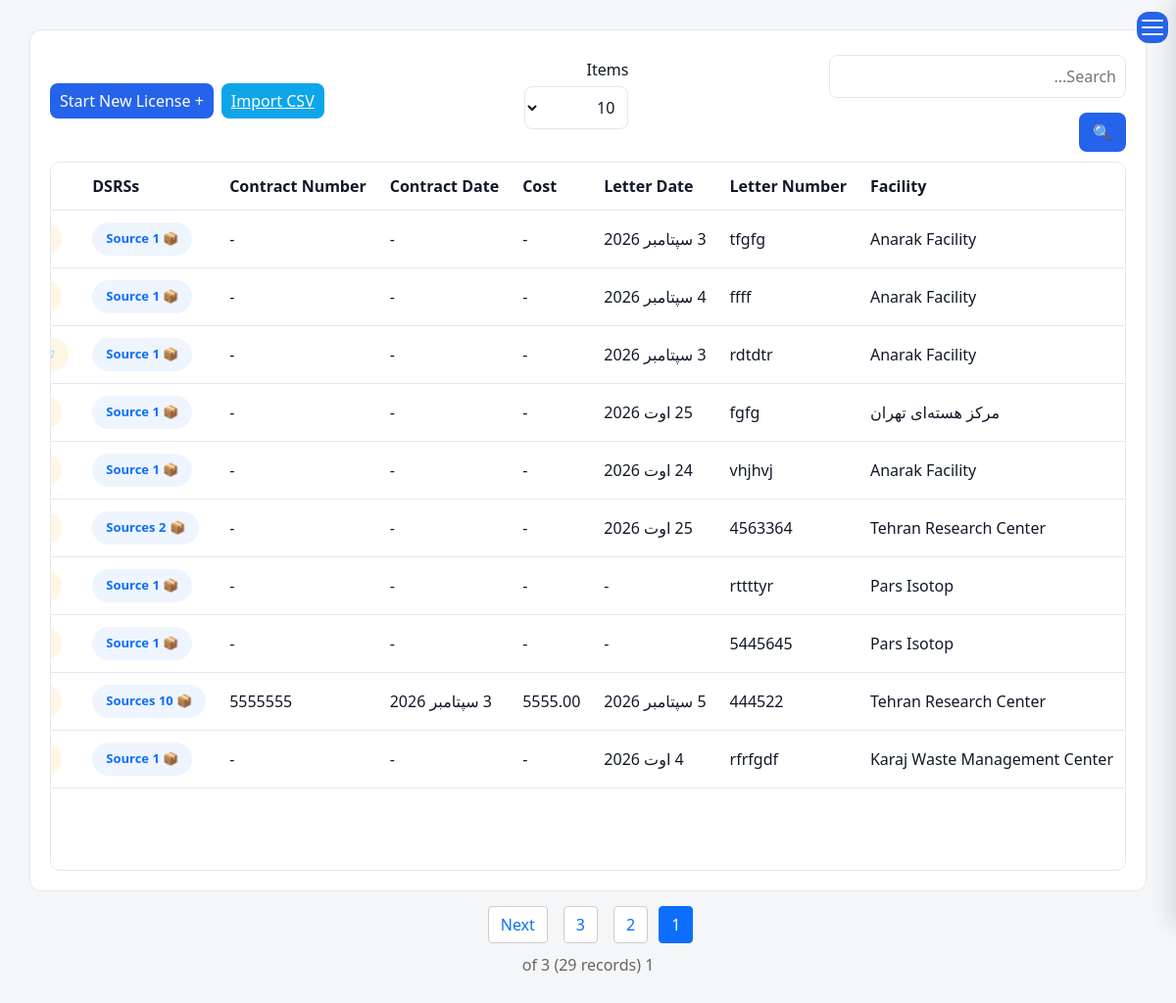
Page /operations/licenses/ (signed in) on the committed database.
### operations/models.py (models this page shows, shortened)
class LicenseRequest(models.Model):
    facility = models.ForeignKey(
        FacilityModel,
        on_delete=models.PROTECT,
        related_name="license_requests",
    )
    letter_number = models.CharField(_("Letter Number"),
        max_length=100,
        blank=True,
        null=True,
    )
    letter_date = models.DateField(_("Letter Date"),
        blank=True,
        null=True,
    )
    discount_requested = models.BooleanField(
        _("Discount Requested"),
        default=False,
        help_text=_("If checked, the request routes to the CEO for signature after the Deputy, before Contracts."),
    )
    discount_notes = models.TextField(
        _("Discount Notes"),
        blank=True,
        null=True,
        help_text=_("Written by the creator when requesting; the CEO can edit/add to it at sign time."),
    )
    status = models.CharField( _("Status"),
        max_length=20,
        choices=LicenseStatus.choices,
        default=LicenseStatus.DRAFT,
    )
    status_date = models.DateTimeField( _("Status Date"),
        null=True,
        blank=True,
    )
    specification_completed = models.BooleanField(_("Specification Completed"),default=False,)
    description = models.TextField(
        _("Description"),
        blank=True,)
    created_by = models.ForeignKey(
        settings.AUTH_USER_MODEL,
        verbose_name=_("Created By"),
        on_delete=models.PROTECT,
    )
    created_at = models.DateTimeField( _("Created At"),
        auto_now_add=True,
    )
    updated_at = models.DateTimeField( _("Updated At"),
        auto_now=True,
    )
    history = HistoricalRecords()
    class Meta:
        ordering = ["-created_at"]
        verbose_name = _("License Request")
        verbose_name_plural = _("License Requests")

### facilities/models.py (models this page shows, shortened)
class FacilityModel(models.Model):
    name = models.CharField(
        _("Facility Name"),
        max_length=255, blank=True,null=True
    )
    responsible_person = models.CharField(
        _("Responsible Person"),
        max_length=150, blank=True,null=True
    )
    telephone = models.CharField(
        _("Telephone"),
        max_length=50, blank=True,null=True
    )
    email = models.EmailField(
        _("Email"),
        blank=True,null=True
    )
    address1 = models.CharField(
        _("Address Line 1"),
        max_length=255, blank=True,null=True
    )
    address2 = models.CharField(
        _("Address Line 2"),
        max_length=255,
         blank=True,null=True
    )
    postal_code = models.CharField(
        _("Postal Code"),
        max_length=20,
         blank=True,null=True
    )
    national_id = models.CharField(
        _("National ID"),
        max_length=50,
         blank=True,null=True
    )
    economic_code = models.CharField(
        _("Economic Code"),
        max_length=50,
         blank=True,null=True
    )
    created_at = models.DateTimeField(
        _("Created At"),
        auto_now_add=True
    )
    updated_at = models.DateTimeField(
        _("Updated At"),
        auto_now=True
    )
    class Meta:
        ordering = ["name"]
        verbose_name = _("Facility")
        verbose_name_plural = _("Facilities")
        constraints = [
            models.UniqueConstraint(
                fields=["national_id"],
                name="unique_facility_national_id",
                condition=models.Q(national_id__isnull=False),
            ),
            models.UniqueConstraint(
                fields=["postal_code"],
                name="unique_facility_postal_code",
                condition=models.Q(postal_code__isnull=False),
            ),
            models.UniqueConstraint(
                fields=["economic_code"],
                name="unique_facility_economic_code",
                condition=models.Q(economic_code__isnull=False),
            ),
        ]

### contract/models.py (models this page shows, shortened)
class LicenseContract(models.Model):
    license = models.OneToOneField(
        LicenseRequest,
        on_delete=models.PROTECT,
        related_name="contract"
    )
    contract_number = models.CharField(
            _("Contract Number"),
            max_length=100,
            blank=True,
            null=True,
        )
    contract_date = models.DateField(
        _("Contract Date"),
        blank=True,
        null=True,
    )
    contract_cost = models.DecimalField(
        _("Contract Cost"),
        max_digits=14,
        decimal_places=2,
        blank=True,
        null=True,
    )
    send_to_financial = models.BooleanField(
        _("Send to Financial"),
        default=False,
    )
    draft_sent_to_customer = models.BooleanField(
        _("Draft Sent to Customer"),
        default=False,
    )
    draft_sent_date = models.DateField(
        _("Draft Sent Date"),
        blank=True,
        null=True,
    )
    draft_letter_number = models.CharField(
        max_length=100,
        blank=True,
        verbose_name=_("Draft Letter Number"),
    )
    draft_letter_date = models.DateField(
        blank=True,
        null=True,
        verbose_name=_("Draft Letter Date"),
    )
    notification_letter_number = models.CharField(
        _("Notification Letter Number"),
        max_length=30,
        blank=True,
        null=True,
    )
    notification_letter_date = models.DateField(
        _("Notification Letter Date"),
        blank=True,
        null=True,
    )
    License_letter_number = models.CharField(
        _("License Letter Number"),
        max_length=30,
        blank=True,
        null=True,
    )
    License_letter_date = models.DateField(
        _("License Letter Date"),
        blank=True,
        null=True,
    )
    amendment_notes = models.TextField(
        _("Amendment Notes"),
        blank=True,
        null=True,
    )
    source_owner = models.CharField(
        _("Source Owner"),
        max_length=100,
        blank=True,
        null=True,
    )
    contract_accountable = models.CharField(
        _("Contract Accountable"),
        max_length=100,
        blank=True,
        null=True,
    )
    created_at = models.DateTimeField(
        _("Created At"),
        auto_now_add=True,
    )
    updated_at = models.DateTimeField(
        _("Updated At"),
        auto_now=True,
    )

### operations/views.py (the view, shortened to what this page needs)
def license_list(request):
    search = request.GET.get(
        "search",
        "",
    )
    page_size = request.GET.get(
        "page_size",
        "10",
    )
    queryset = (
        LicenseRequest.objects
        .select_related(
            "facility",
            "contract",
        )
        .prefetch_related(
            "sources__nuclide",
            "attachments",
            )
        .order_by(
            "-created_at",
        )
    )
    paginator = Paginator(
        queryset,
        int(page_size),
    )
    page_number = request.GET.get(
        "page",
    )
    page_obj = paginator.get_page(
        page_number,
    )
    context = {
        "page_obj": page_obj,
        "search": search,
        "page_size": int(page_size),
    }
    return render(
        request,
        "operations/license_list.html",
        context,
    )

### reference/models.py (called while the page is built)
    def __str__(self):
        return self.name

### templates/operations/license_list.html (shortened to what this page needs)
{% extends 'base.html' %}
{% load i18n %}
{% load static %}
{% block content %}
<div class="content">
<div class="table-header">
    <div class="header-group">
        <form method="get">
            <input
                type="text"
                name="search"
                placeholder="{% trans 'Search...' %}"
                value="{{ search }}"
            >
            <button type="submit">
                🔍
            </button>
        </form>
    </div>
    <div class="header-group">
        <form method="get">
            <label>
                {% trans "Items" %}
            </label>
            <select
                name="page_size"
                onchange="this.form.submit()"
            >
                <option value="10"
                    {% if page_size == 10 %}
                        selected
                    {% endif %}
                >
                    10
                </option>
            </select>
        </form>
    </div>
    <div class="header-group">
        <a
            href="{% url 'license_import_csv' %}"
            class="btn-info"
        >
            {% trans "Import CSV" %}
        </a>
        <a
            href="{% url 'license_create' %}"
            class="btn-blue"
        >
            {% trans "+ Start New License" %}
        </a>
    </div>
</div>
<div class="table-scroll">
<table id="mainTable">
<thead>
<tr>
    <th>{% trans "Facility" %}</th>
<th>{% trans "Letter Number" %}</th>
<th>{% trans "Letter Date" %}</th>
<th>{% trans "Cost" %}</th>
<th>{% trans "Contract Date" %}</th>
<th>{% trans "Contract Number" %}</th>
<th>{% trans "DSRSs" %}</th>
<th>{% trans "Letter" %}</th>
</tr>
</thead>
<tbody id="tableBody">
{% for license in page_obj %}
<tr>
    <td>
        {{ license.facility.name }}
    </td>
    <td>
        {{ license.letter_number|default:"-" }}
    </td>
    <td>
        {{ license.letter_date|default:"-" }}
    </td>
    <td>
        {{ license.contract.contract_cost|default:"-" }}
    </td>
    <td>
        {{ license.contract.contract_date|default:"-" }}
    </td>
    <td>
        {{ license.contract.contract_number|default:"-" }}
    </td>
<td>
    <button
        type="button"
        class="summary-badge sources"
        data-bs-toggle="modal"
        data-bs-target="#sourcesModal{{ license.pk }}"
    >
        📦
        {% if license.sources.count == 1 %}
            {% trans "Source" %}
        {% else %}
            {% trans "Sources" %}
    {% endif %}
    </button>
</td>
<td>
    <button
        type="button"
        class="summary-badge letters"
        data-bs-toggle="modal"
        data-bs-target="#lettersModal{{ license.pk }}"
    >
    </button>
</td>
</tr>
{% empty %}
<tr>
    <td colspan="11" class="text-center">
        {% trans "No license requests found." %}
    </td>
</tr>
{% endfor %}
</tbody>
</table>
</div>
</div>
<div class="pagination">
    {% for num in page_obj.paginator.page_range %}
        {% if num >= page_obj.number|add:"-2" and num <= page_obj.number|add:"2" %}
            {% if page_obj.number == num %}
                <span class="current">{{ num }}</span>
            {% else %}
                <a href="?page={{ num }}{% if page_size %}&page_size={{ page_size }}{% endif %}">
                    {{ num }}
                </a>
            {% endif %}
        {% endif %}
    {% endfor %}
    {% if page_obj.has_next %}
        <a href="?page={{ page_obj.next_page_number }}{% if page_size %}&page_size={{ page_size }}{% endif %}">
            {% trans "Next" %}
        </a>
    {% endif %}
</div>
<div class="page-info">
     {{ page_obj.number }} {% trans "of" %} {{ page_obj.paginator.num_pages }}
    ({{ page_obj.paginator.count }} {% trans "records" %})
</div>
{% endblock %}

### static/css/base.css (style rules this page uses)
* { margin:0; padding:0; box-sizing:border-box; }
html.rtl { font-family:Vazirmatn,sans-serif; }
:root { --bg: #f5f6f8; --card: #ffffff; --text: #111827; --muted: #6b7280; --border: #e5e7eb; --primary: #2563eb; --sidebar: #1f2937; --sidebar-text: #374151; }
body { background: var(--bg); color: var(--text); }
.content { background: var(--card); padding: 20px; border-radius: 12px; border: 1px solid var(--border); }
th, td { padding: 12px; border-bottom: 1px solid var(--border); text-align: left; }
th { background: rgba(0,0,0,0.03); }
input:not(.form-control), select:not(.form-select), textarea:not(.form-control) { width: 100%; padding: 9px; margin-top: 5px; margin-bottom: 15px; border: 1px solid var(--border); border-radius: 8px; background: var(--card); color: var(--text); }
button { background: var(--primary); color: white; padding: 8px 14px; border: none; border-radius: 8px; cursor: pointer; }
table { width: max-content; min-width: 100%; border-collapse: collapse; }
.btn-blue { background: #2563eb; color: white; padding: 6px 10px; border-radius: 8px; text-decoration: none; }
.btn-info { background: #0ea5e9; color: white; padding: 6px 10px; border-radius: 8px; border: none; }
.pagination { margin-top: 15px; text-align: center; }
.pagination a { margin: 0 5px; padding: 5px 10px; background: var(--card); border: 1px solid var(--border); border-radius: 6px; text-decoration: none; }
.table-header { display: flex; flex-wrap: wrap; justify-content: space-between; gap: 10px; margin-bottom: 10px; }
.header-group { display: flex; gap: 8px; align-items: center; }
.table-scroll { height: calc(100vh - 220px); overflow: auto; border: 1px solid var(--border); border-radius: 10px; background: var(--card); }
table thead th { position: sticky; top: 0; background: var(--card); z-index: 10; }

### templates/operations/license_list.html (style rules this page uses)
.summary-badge { display:inline-flex; align-items:center; justify-content:center; gap:8px; padding:7px 14px; border:none; border-radius:25px; cursor:pointer; font-size:13px; font-weight:600; transition:.2s; white-space:nowrap; }
.summary-badge.sources { background:#eef5ff; color:#0d6efd; }
.summary-badge.letters { background:#fff7e6; color:#d48806; }
.pagination { display:flex; justify-content:center; align-items:center; gap:6px; margin-top:15px; }
.pagination a, .pagination span { padding:6px 12px; border:1px solid #ccc; border-radius:4px; text-decoration:none; }
.pagination .current { background:#0d6efd; color:#fff; border-color:#0d6efd; }
.page-info { text-align:center; margin-top:10px; color:#666; }

### rows in the picture
LicenseRequest: facility.name "Anarak Facility", letter_number "tfgfg", letter_date "3 سپتامبر 2026", contract.contract_cost "-", contract.contract_date "-", contract.contract_number "-"
LicenseRequest: facility.name "Anarak Facility", letter_number "ffff", letter_date "4 سپتامبر 2026", contract.contract_cost "-", contract.contract_date "-", contract.contract_number "-"
LicenseRequest: facility.name "Anarak Facility", letter_number "rdtdtr", letter_date "3 سپتامبر 2026", contract.contract_cost "-", contract.contract_date "-", contract.contract_number "-"
LicenseRequest: facility.name "مرکز هسته‌ای تهران", letter_number "fgfg", letter_date "25 اوت 2026", contract.contract_cost "-", contract.contract_date "-", contract.contract_number "-"
LicenseRequest: facility.name "Anarak Facility", letter_number "vhjhvj", letter_date "24 اوت 2026", contract.contract_cost "-", contract.contract_date "-", contract.contract_number "-"
LicenseRequest: facility.name "Tehran Research Center", letter_number "4563364", letter_date "25 اوت 2026", contract.contract_cost "-", contract.contract_date "-", contract.contract_number "-"
LicenseRequest: facility.name "Pars Isotop", letter_number "rttttyr", letter_date "-", contract.contract_cost "-", contract.contract_date "-", contract.contract_number "-"
LicenseRequest: facility.name "Pars Isotop", letter_number "5445645", letter_date "-", contract.contract_cost "-", contract.contract_date "-", contract.contract_number "-"
LicenseRequest: facility.name "Tehran Research Center", letter_number "444522", letter_date "5 سپتامبر 2026", contract.contract_cost "5555.00", contract.contract_date "3 سپتامبر 2026", contract.contract_number "5555555"
LicenseRequest: facility.name "Karaj Waste Management Center", letter_number "rfrfgdf", letter_date "4 اوت 2026", contract.contract_cost "-", contract.contract_date "-", contract.contract_number "-"

### other values in the picture
{{ num }} "1"
{{ num }} "2" "3"
{{ page_obj.number }} "1"
{{ page_obj.paginator.num_pages }} "3"
{{ page_obj.paginator.count }} "29"
